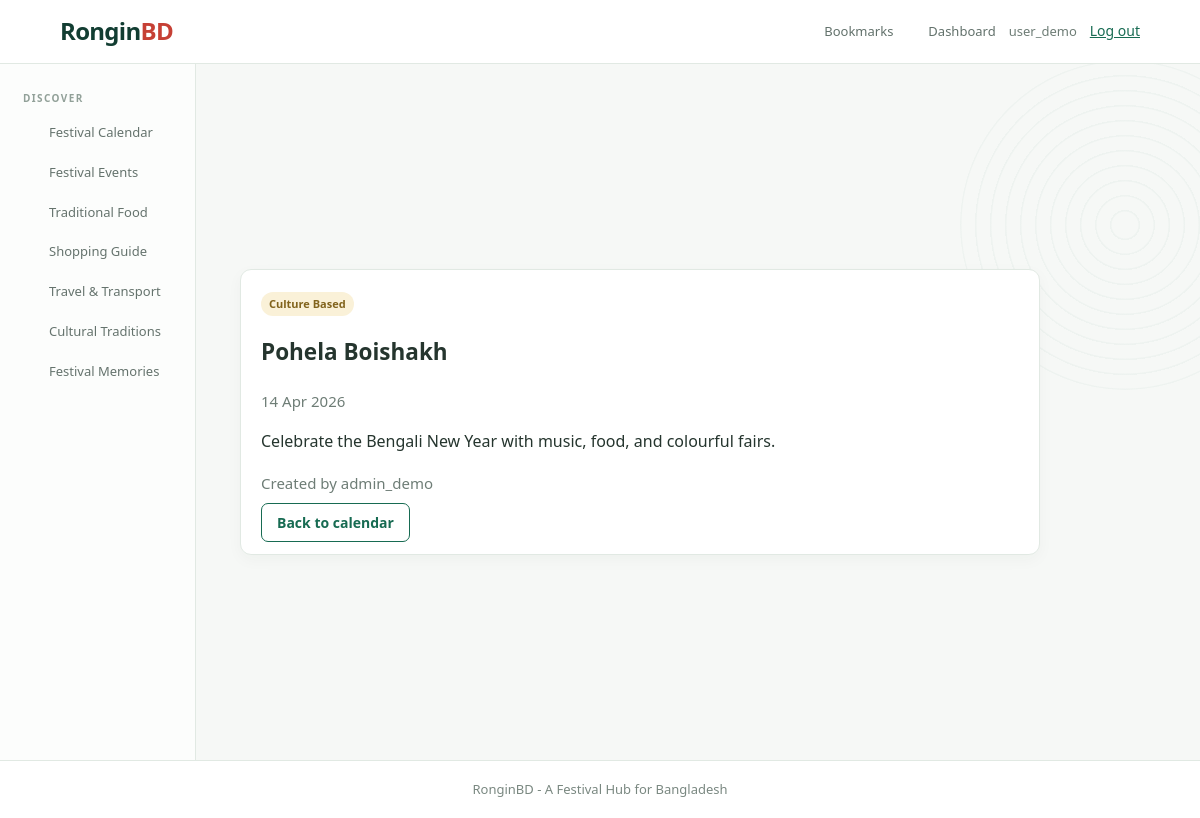
/pages/festival_details.php?id=1 (signed in), run on the app's committed database.
### tables this page shows
CREATE TABLE Festival (
    Festival_ID INT AUTO_INCREMENT PRIMARY KEY, Name VARCHAR(120) NOT NULL, Category VARCHAR(50) NOT NULL,
    Date DATE NOT NULL, Image VARCHAR(255) NULL, Description TEXT NOT NULL, AdminUser_ID VARCHAR(50) NOT NULL,
    FOREIGN KEY (AdminUser_ID) REFERENCES Admin(User_ID)
);

### pages/festival_details.php (the view, shortened to what this page needs)
<?php
require_once '../config/connect.php';
$festival_id = (int)($_GET['id'] ?? 0);
$s = mysqli_prepare($connection, 'SELECT * FROM Festival WHERE Festival_ID=?');
mysqli_stmt_bind_param($s, 'i', $festival_id);
mysqli_stmt_execute($s);
$festival = mysqli_fetch_assoc(mysqli_stmt_get_result($s));
require_once '../includes/header.php';
?>
<article class="content-detail">
    <span class="tag"><?=htmlspecialchars($festival['Category'])?></span>
    <h1><?=htmlspecialchars($festival['Name'])?></h1>
    <p class="date"><?=date('d M Y', strtotime($festival['Date']))?></p>
    <p class="full-description"><?=nl2br(htmlspecialchars($festival['Description']))?></p>
    <p class="muted">Created by <?=htmlspecialchars($festival['AdminUser_ID'])?></p>
    <a class="button secondary" href="festivals.php">Back to calendar</a>
</article>
<?php require_once '../includes/footer.php'; ?>

### assets/css/style.css (style rules this page uses)
:root { --green:#176b52;--deep:#123d32;--red:#c64035;--gold:#d59c27;--ink:#25352e;--muted:#6e7d76;--soft:#f6f8f6;--line:#e1e9e3;--card:#fff }
* { box-sizing:border-box }
body { margin:0;background:var(--soft);color:var(--ink);font:15px/1.6 "Segoe UI",Arial,sans-serif }
body:before { content:"";position:fixed;right:-90px;top:60px;width:330px;height:330px;pointer-events:none;opacity:.035;background:repeating-radial-gradient(circle,transparent 0 13px,var(--green) 14px 15px);border-radius:50%;z-index:-1 }
a { color:var(--green);font-weight:500 }
.button,button { border:1px solid var(--green);background:var(--green);color:#fff;padding:9px 15px;border-radius:7px;font:inherit;font-size:14px;font-weight:600;cursor:pointer;text-decoration:none;box-shadow:0 2px 4px #176b5220;transition:background .15s,transform .15s }
.secondary { background:#fff!important;color:var(--green)!important;box-shadow:none!important }
.card,.form-panel,.stats div,.content-detail { background:var(--card);border:1px solid var(--line);border-radius:11px;padding:20px;box-shadow:0 5px 16px #183b2a09 }
.tag { display:inline-block;background:#faf1d8;color:#81631c;padding:3px 8px;border-radius:20px;font-size:11px;font-weight:600 }
.date,small,.muted { color:var(--muted) }
.content-detail { max-width:800px }
.content-detail h1 { font-weight:650 }
.full-description { font-size:16px }

### data on the page
festival: Category "Culture Based", Name "Pohela Boishakh", Date "14 Apr 2026", Description "Celebrate the Bengali New Year with music, food, and colourful fairs.", AdminUser_ID "admin_demo"

### other printed values
$_SESSION['user_id'] "user_demo"
$nav_item[1] "Festival Calendar"
$nav_item[1] "Festival Events"
$nav_item[1] "Traditional Food"
$nav_item[1] "Shopping Guide"
$nav_item[1] "Travel & Transport"
$nav_item[1] "Cultural Traditions"
$nav_item[1] "Festival Memories"
